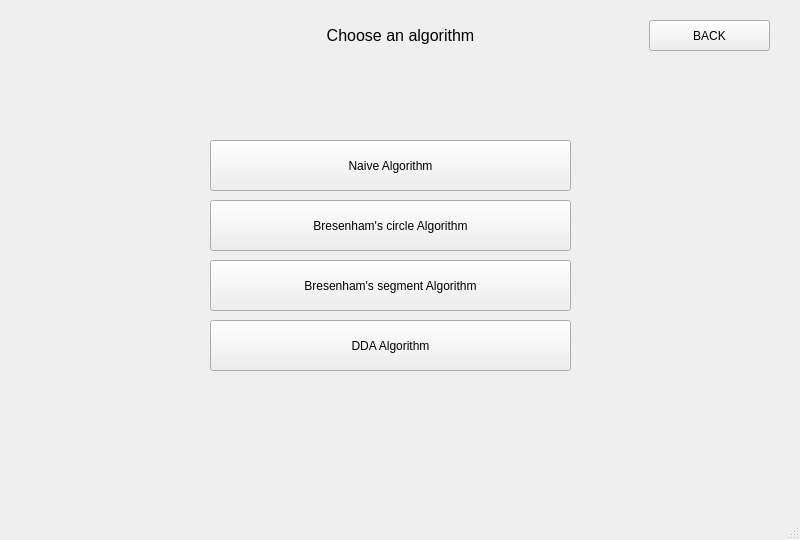
<?xml version="1.0" encoding="UTF-8"?>
<ui version="4.0">
 <class>MainWindow</class>
 <widget class="QMainWindow" name="MainWindow">
  <property name="geometry">
   <rect>
    <x>0</x>
    <y>0</y>
    <width>800</width>
    <height>540</height>
   </rect>
  </property>
  <property name="windowTitle">
   <string>MainWindow</string>
  </property>
  <widget class="QWidget" name="centralwidget">
   <widget class="QLabel" name="label">
    <property name="geometry">
     <rect>
      <x>0</x>
      <y>0</y>
      <width>801</width>
      <height>71</height>
     </rect>
    </property>
    <property name="font">
     <font>
      <pointsize>12</pointsize>
     </font>
    </property>
    <property name="text">
     <string>Choose an algorithm</string>
    </property>
    <property name="alignment">
     <set>Qt::AlignCenter</set>
    </property>
   </widget>
   <widget class="QPushButton" name="naive">
    <property name="geometry">
     <rect>
      <x>210</x>
      <y>140</y>
      <width>361</width>
      <height>51</height>
     </rect>
    </property>
    <property name="text">
     <string>Naive Algorithm</string>
    </property>
   </widget>
   <widget class="QPushButton" name="brc">
    <property name="geometry">
     <rect>
      <x>210</x>
      <y>200</y>
      <width>361</width>
      <height>51</height>
     </rect>
    </property>
    <property name="text">
     <string>Bresenham's circle Algorithm</string>
    </property>
   </widget>
   <widget class="QPushButton" name="brs">
    <property name="geometry">
     <rect>
      <x>210</x>
      <y>260</y>
      <width>361</width>
      <height>51</height>
     </rect>
    </property>
    <property name="text">
     <string>Bresenham's segment Algorithm</string>
    </property>
   </widget>
   <widget class="QPushButton" name="dda">
    <property name="geometry">
     <rect>
      <x>210</x>
      <y>320</y>
      <width>361</width>
      <height>51</height>
     </rect>
    </property>
    <property name="text">
     <string>DDA Algorithm</string>
    </property>
   </widget>
   <widget class="QPushButton" name="back">
    <property name="geometry">
     <rect>
      <x>649</x>
      <y>20</y>
      <width>121</width>
      <height>31</height>
     </rect>
    </property>
    <property name="text">
     <string>BACK</string>
    </property>
   </widget>
  </widget>
  <widget class="QMenuBar" name="menubar">
   <property name="geometry">
    <rect>
     <x>0</x>
     <y>0</y>
     <width>800</width>
     <height>21</height>
    </rect>
   </property>
  </widget>
  <widget class="QStatusBar" name="statusbar"/>
 </widget>
 <resources/>
 <connections/>
</ui>
